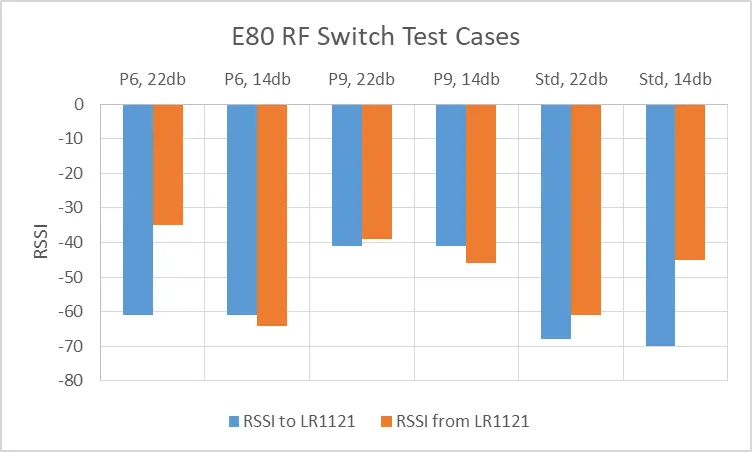
#> input picture variants/nrf52840/diy/nrf52_promicro_diy_tcxo/E80_RSSI_per_case.webp, 752 x 452 px
$ python logo2xbm.py ../../variants/nrf52840/diy/nrf52_promicro_diy_tcxo/E80_RSSI_per_case.webp
#> lines starting #> are read from the running program, lines starting #| are printed output that depends on the picture
#!/usr/bin/env python3
# ThinkKira – Bild (PNG/JPG) in ein XBM-Header für das Startlogo umwandeln (src/custom/ui/KiraLogo.h).
# Aufruf: python3 tools/logo/logo2xbm.py logo.png --max 120x96 [--threshold 128] [--invert]
# SPDX-License-Identifier: GPL-3.0-only
import argparse

from PIL import Image

ap = argparse.ArgumentParser()
ap.add_argument("image")
ap.add_argument("--max", default="120x96", help="maximale Größe BxH in Pixeln")
ap.add_argument("--threshold", type=int, default=128)
ap.add_argument("--invert", action="store_true", help="helle Teile werden schwarz")
ap.add_argument("--out", default="src/custom/ui/KiraLogo.h")
ap.add_argument("--preview", help="Vorschau als PNG speichern")
a = ap.parse_args()

mw, mh = (int(x) for x in a.max.split("x"))
img = Image.open(a.image).convert("RGBA")
#> img is the input picture: PIL image 752x452 RGBA; mean R, G, B, A 232.8, 229.5, 228.6, 255
bg = Image.new("RGBA", img.size, (255, 255, 255, 255))
#> bg: PIL image 752x452 RGBA; every value is 255
img = Image.alpha_composite(bg, img).convert("L")
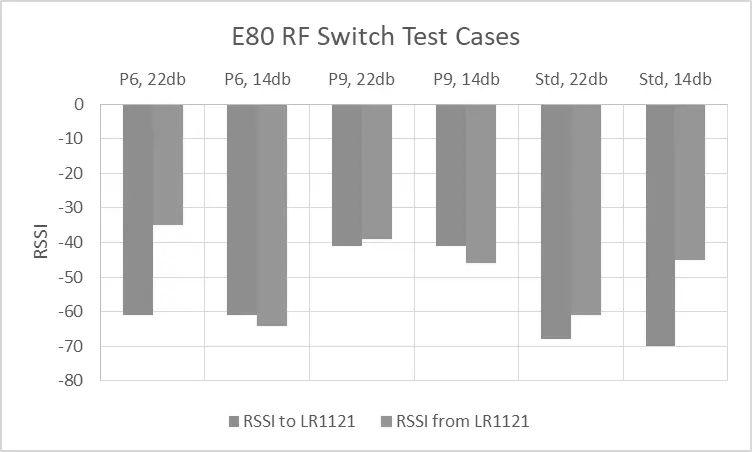
#> img: PIL image 752x452 L; min 71, max 255, mean 230.4
bbox = img.point(lambda v: 255 if v < 250 else 0).getbbox()  # Rand abschneiden
#> bbox = (0, 0, 752, 452)
if bbox:
    img = img.crop(bbox)
img.thumbnail((mw, mh), Image.LANCZOS)
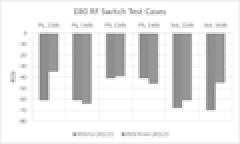
#> img: PIL image 120x72 L (shown 2 times larger); min 126, max 255, mean 229.9
w, h = img.size
#> w = 120; h = 72
px = img.load()


def black(x, y):
    on = px[x, y] < a.threshold
    return not on if a.invert else on


data = []
for y in range(h):
    for xb in range(0, w, 8):
        b = 0
        for i in range(8):
            if xb + i < w and black(xb + i, y):
                b |= 1 << i  # XBM: niedrigstes Bit links
        data.append(b)

if a.preview:
    p = Image.new("1", (w, h), 1)
    for y in range(h):
        for x in range(w):
            if black(x, y):
                p.putpixel((x, y), 0)
    p.resize((w * 3, h * 3), Image.NEAREST).save(a.preview)

rows = ",\n    ".join(", ".join(f"0x{v:02x}" for v in data[i : i + 16]) for i in range(0, len(data), 16))
open(a.out, "w").write(
    f"""// ThinkKira – Startlogo (erzeugt mit tools/logo/logo2xbm.py, nicht von Hand ändern)
// SPDX-License-Identifier: GPL-3.0-only
#pragma once
#include <stdint.h>

#define KIRA_LOGO_W {w}
#define KIRA_LOGO_H {h}
static const uint8_t KIRA_LOGO[] = {{
    {rows}}};
"""
)
print(f"{a.out}: {w}x{h} Pixel, {len(data)} Byte")
#| src/custom/ui/KiraLogo.h: 120x72 Pixel, 1080 Byte
